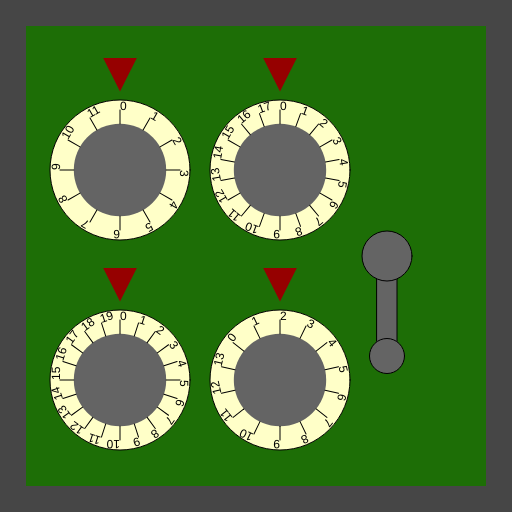
Frame 1 (no input)
Frame 60 (no input): identical to frame 1, image omitted
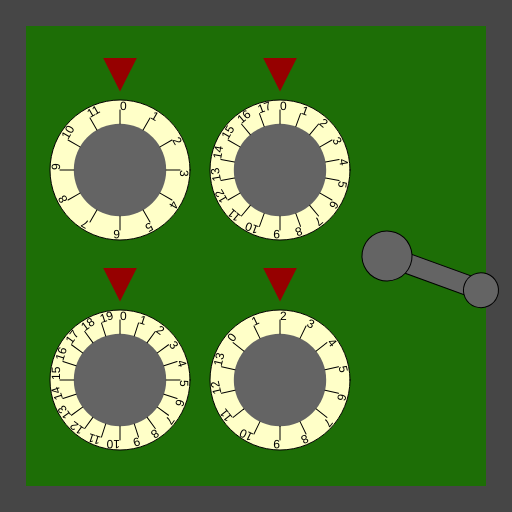
Frame 120 (the mouse pressed at the canvas centre since frame 60)

The p5.js sketch that drew these frames (run headless with seeded random() and noise() and a simulated clock; from frame 60 on, the mouse is pressed at the canvas centre):

// p5.js sketch
// ── sketch.js
/*

Officer: 3185280
CaseNum: 303-2-25183689-3185280

Case 303 - The Case of the Crooked Attorney
Stage 3 - The Gates Bank

I’ve made an appointment for you at the Gates Bank to retrieve your safe deposit box from the vault.
Actually you will break into Torvalds’ one.

Crack the safe by doing the following:

	When the mouse button is released:
	- Make Classified_store_val0 equal to the value of mouseY
	- Use the 'max' function to prevent Classified_store_val0 from falling below 1

	When any key is released:
	- Decrement Classified_store_val1 by 1
	- Use the 'max' function to prevent Classified_store_val1 from falling below 4

	When the mouse button is released:
	- Make Classified_store_val2 equal to the value of mouseX
	- Use the 'min' function to prevent Classified_store_val2 from going above 12

	Whilst the mouse is moving:
	- Decrement Classified_store_val3 by 3
	- Use the 'constrain' function to prevent Classified_store_val3 from falling below 2 and going above 10

	Whilst the mouse is moving:
	- Make Classified_store_val4 equal to the value of mouseY
	- Use the 'min' function to prevent Classified_store_val4 from going above 70



This time you'll need to create the relevant event handlers yourself.

There are many possible ways of investigating this case, but you
should use ONLY the following commands:

	- The assignment operator aka. the equals sign !
	- mouseX, mouseY
	- Incrementing +=
	- Decrementing -=
	- min, max
	- constrain

*/

//declare the variables

var Classified_store_val0;
var Classified_store_val1;
var Classified_store_val2;
var Classified_store_val3;
var Classified_store_val4;


function preload()
{
	//IMAGES WILL BE LOADED HERE

}

function setup()
{
	createCanvas(512,512);

	//initialise the variables
	Classified_store_val0 = 0;
	Classified_store_val1 = 0;
	Classified_store_val2 = 0;
	Classified_store_val3 = 0;
	Classified_store_val4 = 0;

}

///////////////////EVENT HANDLERS///////////////////

//Create event handlers here to open the safe ...

function mouseReleased()
{
	console.log("mouseReleased");
    Classified_store_val0 = max(mouseY, 1);
    Classified_store_val2 = min(mouseX, 12);
}

function keyReleased()
{
	console.log("keyReleased", key);
    Classified_store_val1 -= 1;
    Classified_store_val1 = max(Classified_store_val1, 4);
}

function mouseMoved()
{
	console.log("mouseMoved", mouseX, mouseY);
    Classified_store_val3 -= 3;
    Classified_store_val3 = constrain(Classified_store_val3, 2, 10);
    Classified_store_val4 = min(mouseY, 70);
    // Use the 'min' function to prevent Classified_store_val4 from going above 70
}


///////////////DO NOT CHANGE CODE BELOW THIS POINT///////////////////

function draw()
{

	//Draw the safe door
	background(70);
	noStroke();
	fill(29,110,6);
	rect(26,26,width-52,width-52);

	//Draw the combination dials
	push();
	translate(120,170);
	drawDial(140,Classified_store_val0, 12);
	pop();

	push();
	translate(120,380);
	drawDial(140,Classified_store_val1, 20);
	pop();

	push();
	translate(280,170);
	drawDial(140,Classified_store_val2, 18);
	pop();

	push();
	translate(280,380);
	drawDial(140,Classified_store_val3, 14);
	pop();

	//Draw the lever
	push();
	translate(width - 125,256);
	drawLever(Classified_store_val4);
	pop();


}

function drawDial(diameter,num,maxNum)
{
	//the combination lock

	var r = diameter * 0.5;
	var p = r * 0.6;

	stroke(0);
	fill(255,255,200);
	ellipse(0,0,diameter,diameter);
	fill(100);
	noStroke();
	ellipse(0,0,diameter*0.66,diameter*0.66);
	fill(150,0,0);
	triangle(
		-p * 0.4,-r-p,
		p * 0.4,-r-p,
		0,-r-p/5
	);

	noStroke();

	push();
	var inc = 360/maxNum;

	rotate(radians(-num * inc));
	for(var i = 0; i < maxNum; i++)
	{
		push();
		rotate(radians(i * inc));
		stroke(0);
		line(0,-r*0.66,0,-(r-10));
		noStroke();
		fill(0);
		text(i,0,-(r-10));
		pop();
	}

	pop();
}

function drawLever(rot)
{
	push();
	rotate(radians(-rot))
	stroke(0);
	fill(100);
	rect(-10,0,20,100);
	ellipse(0,0,50,50);
	ellipse(0,100,35,35);
	pop();
}
